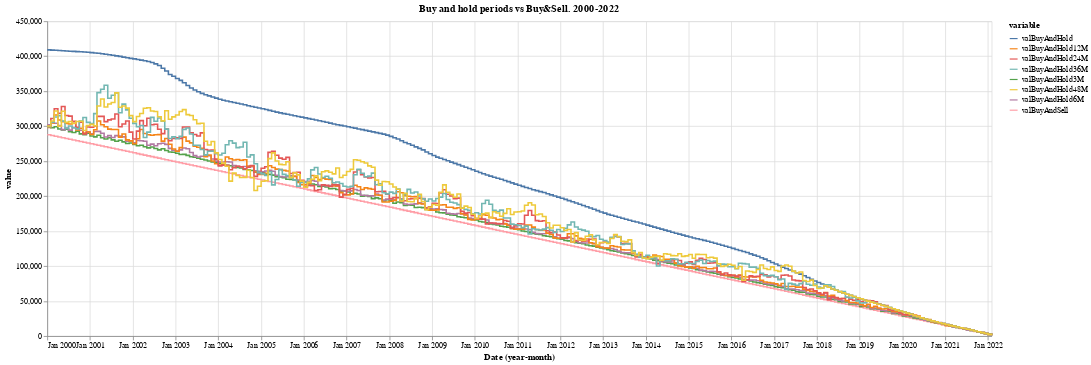

The notebook cell this image was saved under:
### Markdown cell above
2.3.2.1 Full period (2000-2022)

### Code cell
# plot
data = df.melt(id_vars =['Date'], value_vars = ['valBuyAndSell','valBuyAndHold','valBuyAndHold3M','valBuyAndHold6M','valBuyAndHold12M','valBuyAndHold24M','valBuyAndHold36M','valBuyAndHold48M'])
alt.Chart(data).mark_line(interpolate='step-after').encode(
    x='yearmonth(Date):T',
    y='value',
    color='variable',
).properties(
    width=1200,
    height=400,
    title="Buy and hold periods vs Buy&Sell. 2000-2022"
)

### Figure 1 — Vega-Lite specification as saved in the notebook (floating-point values rounded to 4 significant figures; data arrays with more than 128 entries replaced by an {"elided": "..."} marker saying what was removed)
{"config": {"view": {"continuousWidth": 400, "continuousHeight": 300}}, "data": {"name": "data-77ac0e4fe9aed2e3338e9979856ea026"}, "mark": {"type": "line", "interpolate": "step-after"}, "encoding": {"color": {"field": "variable", "type": "nominal"}, "x": {"field": "Date", "timeUnit": "yearmonth", "type": "temporal"}, "y": {"field": "value", "type": "quantitative"}}, "height": 400, "title": "Buy and hold periods vs Buy&Sell. 2000-2022", "width": 1200, "$schema": "https://vega.github.io/schema/vega-lite/v4.17.0.json", "datasets": {"data-77ac0e4fe9aed2e3338e9979856ea026": {"elided": "2128 records"}}}
